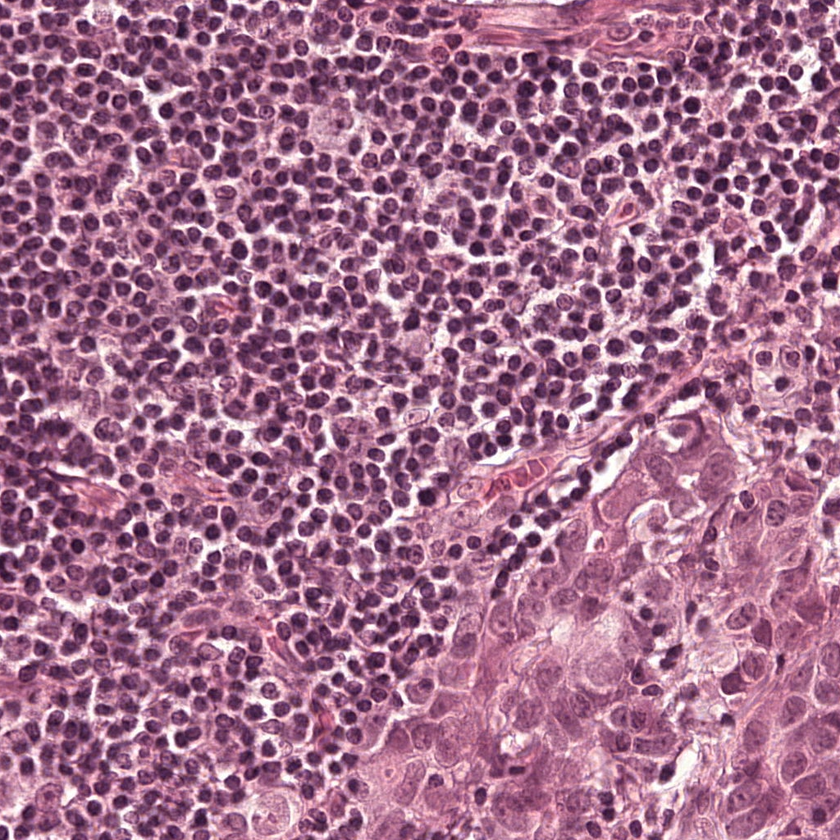
#> input picture datasets-split/plot-samples/1024x1024/tumor/Patch_file_training-tumor-tumor_001.tif_reg_0_row_0_patch_0_x_71145_y_131238_tissue_0.733860969543457_metastatic_0.2003488540649414_w_1024_h_1024.png, 840 x 840 px, shrunk from 1024 x 1024 before the run; its folder holds only this picture in this run
$ python stitch.py
#> lines starting #> are read from the running program, lines starting #| are printed output that depends on the picture
from PIL import Image
import os
from os.path import join
import glob


# ==============================================
#                    DRAW
# ==============================================

def stitch_it(dirin):
    """
    Stitch images.

    :param dirin:
    :return:
    """
#> called with dirin = '512x512'
    delta = 4  # pixels horizontal and vertical space.

    normal = join(dirin, "normal")
    tumor = join(dirin, "tumor")

    nbr = 4  # nbr_images per class
    k = 2  # nb rows
    h, w = [int(t) for t in dirin.split(os.sep)[-1].split("x")]

    tumor_patches = sorted([x for x in glob.glob(join(tumor, "*.png")) if x.split(os.sep)[-1].startswith("Patch_")])
    tumor_masks = sorted([x for x in glob.glob(join(tumor, "*.png")) if x.split(os.sep)[-1].startswith("mask_")])

    img_tumor = Image.new("RGB", (w * nbr + (nbr - 1) * delta, h * k + (nbr - 1) * delta))
#> img_tumor: PIL image 2060x1036 RGB; every value is 0

    for j, patch in enumerate(tumor_patches):
        tmp = Image.open(patch, "r").convert("RGB")
#> tmp is the input picture: PIL image 840x840 RGB; mean R, G, B 164.1, 112.2, 142.4
        img_tumor.paste(tmp, (j * (w + delta), 0), None)
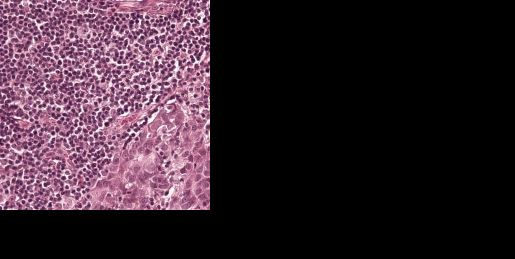
#> img_tumor: PIL image 2060x1036 RGB (shown at 1/4 size); mean R, G, B 54.3, 37.1, 47.1

    for j, mask in enumerate(tumor_masks):
        tmp = Image.open(mask, "r").convert("RGB")
        img_tumor.paste(tmp, (j * (w + delta), h), None)

    img_tumor.save(join(dirin, "tumor.jpeg"), "JPEG")

    normal_patches = sorted([x for x in glob.glob(join(normal, "*.png")) if x.split(os.sep)[-1].startswith("Patch_")])

    img_normal = Image.new("RGB", (w * nbr, h))
#> img_normal: PIL image 2048x512 RGB; every value is 0
    for j, patch in enumerate(normal_patches):
        tmp = Image.open(patch, "r").convert("RGB")
        img_normal.paste(tmp, (j * (w + delta), 0), None)

    img_normal.save(join(dirin, "normal.jpeg"), "JPEG")


if __name__ == "__main__":
    stitch_it("512x512")
    stitch_it("768x768")
#> call 2 of stitch_it, with dirin = '768x768'
#> in stitch_it (call 2), `img_tumor.paste(tmp, (j * (w + delta), 0), None)`:
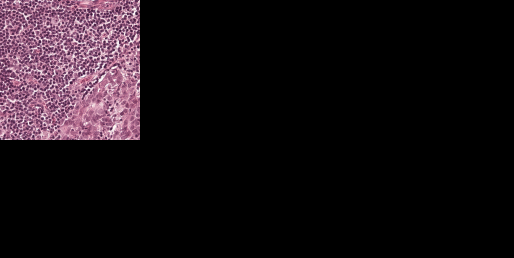
#> img_tumor: PIL image 3084x1548 RGB (shown at 1/6 size); mean R, G, B 24.3, 16.6, 21
    stitch_it("1024x1024")
#> call 3 of stitch_it, with dirin = '1024x1024'
#> in stitch_it (call 3), `img_tumor.paste(tmp, (j * (w + delta), 0), None)`:
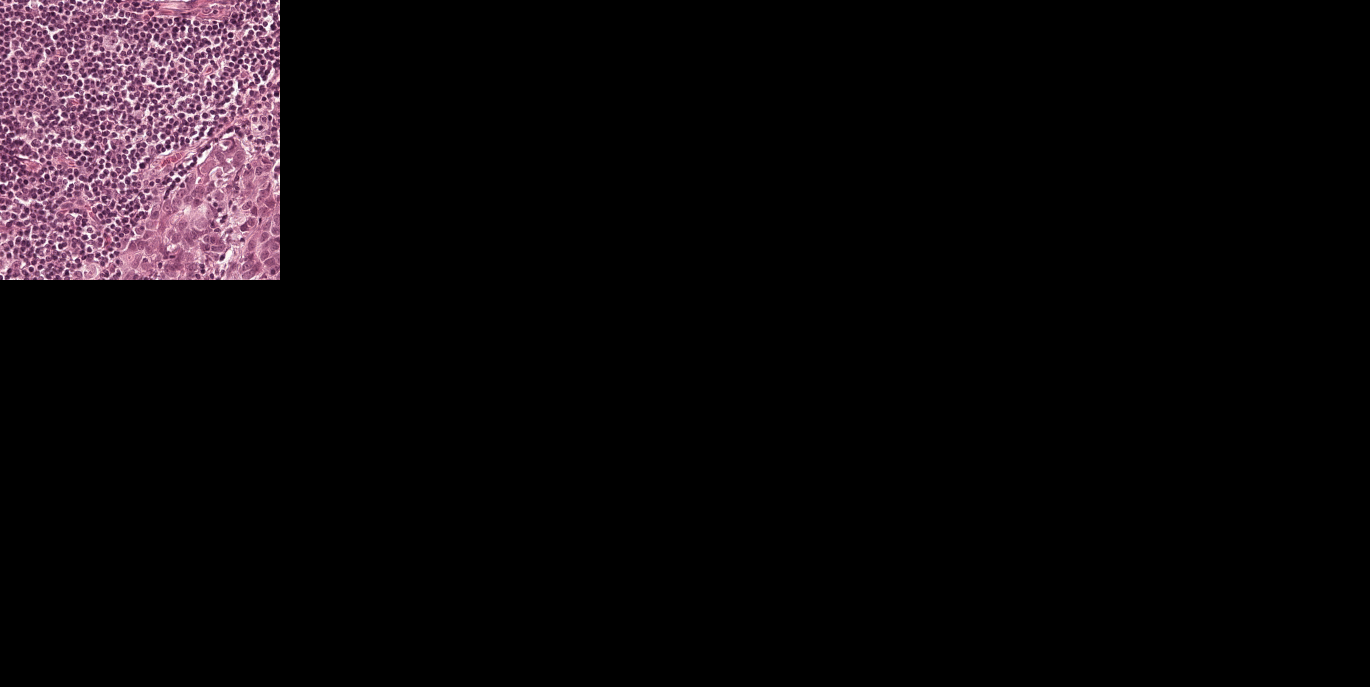
#> img_tumor: PIL image 4108x2060 RGB (shown at 1/3 size); mean R, G, B 13.7, 9.4, 11.9

$ run again, on datasets-split/plot-samples/1024x1024/tumor/Patch_file_training-tumor-tumor_001.tif_reg_0_row_1_patch_0_x_70458_y_132262_tissue_0.8112678527832031_metastatic_0.20067596435546875_w_1024_h_1024.png
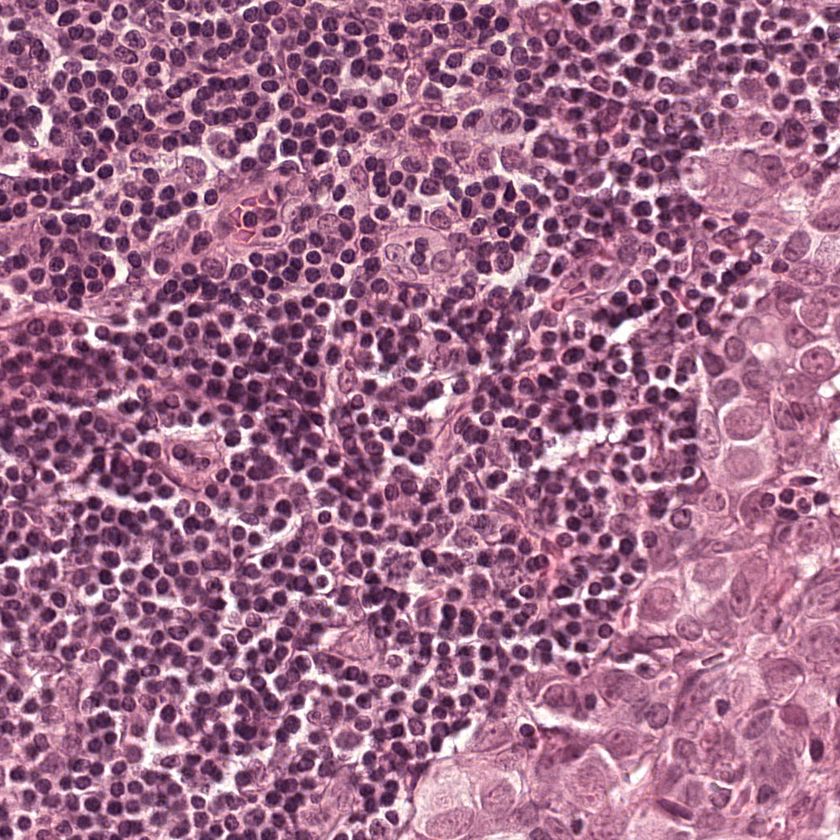
#> input picture datasets-split/plot-samples/1024x1024/tumor/Patch_file_training-tumor-tumor_001.tif_reg_0_row_1_patch_0_x_70458_y_132262_tissue_0.8112678527832031_metastatic_0.20067596435546875_w_1024_h_1024.png, 840 x 840 px, shrunk from 1024 x 1024 before the run
#> in stitch_it, tmp is the input picture: PIL image 840x840 RGB; mean R, G, B 161.6, 108.7, 139.7
#> in stitch_it, `img_tumor.paste(tmp, (j * (w + delta), 0), None)`:
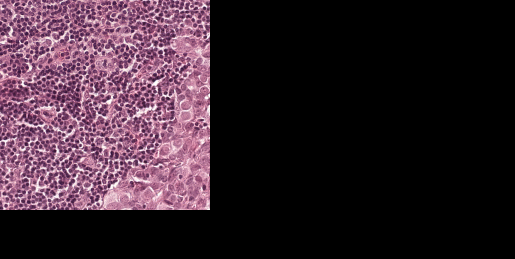
#> img_tumor: PIL image 2060x1036 RGB (shown at 1/4 size); mean R, G, B 53.4, 35.9, 46.2
#> img_normal: PIL image 2048x512 RGB; every value is 0
#> img_normal: PIL image 3072x768 RGB; every value is 0
#> in stitch_it (call 3), `img_tumor.paste(tmp, (j * (w + delta), 0), None)`:
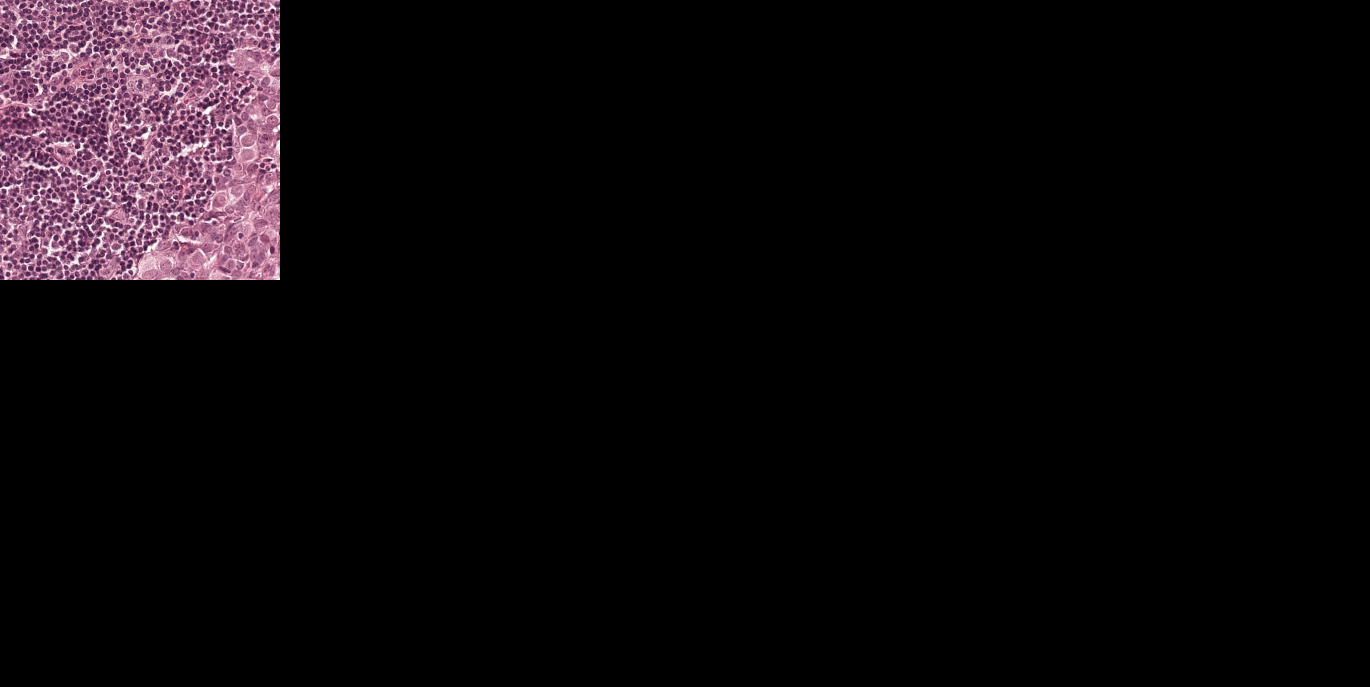
#> img_tumor: PIL image 4108x2060 RGB (shown at 1/3 size); mean R, G, B 13.5, 9.1, 11.6
#> img_normal: PIL image 4096x1024 RGB; every value is 0

$ run again, on datasets-split/plot-samples/1024x1024/tumor/Patch_file_training-tumor-tumor_001.tif_reg_0_row_1_patch_1_x_71482_y_132262_tissue_0.4401216506958008_metastatic_0.5542049407958984_w_1024_h_1024.png
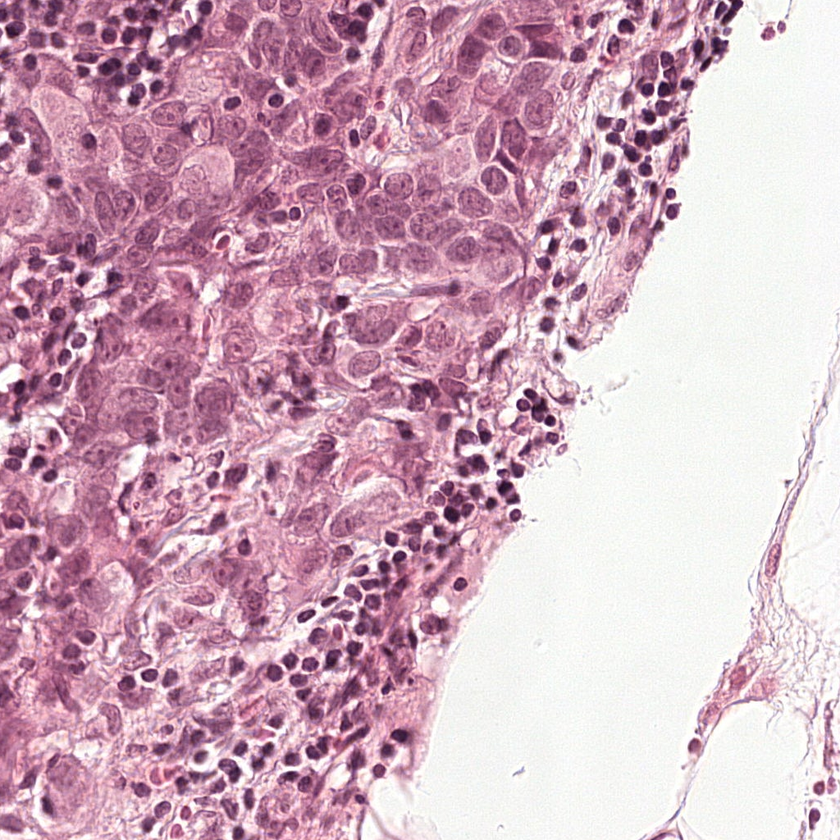
#> input picture datasets-split/plot-samples/1024x1024/tumor/Patch_file_training-tumor-tumor_001.tif_reg_0_row_1_patch_1_x_71482_y_132262_tissue_0.4401216506958008_metastatic_0.5542049407958984_w_1024_h_1024.png, 840 x 840 px, shrunk from 1024 x 1024 before the run
#> in stitch_it, tmp is the input picture: PIL image 840x840 RGB; mean R, G, B 207.1, 171.6, 188.9
#> in stitch_it, `img_tumor.paste(tmp, (j * (w + delta), 0), None)`:
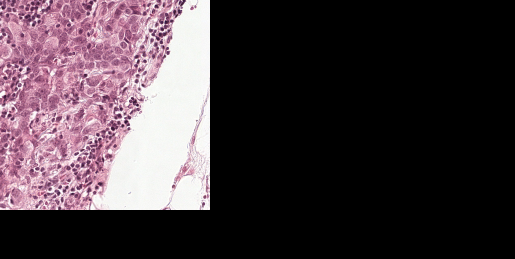
#> img_tumor: PIL image 2060x1036 RGB (shown at 1/4 size); mean R, G, B 68.5, 56.7, 62.5
#> img_normal: PIL image 2048x512 RGB; every value is 0
#> img_normal: PIL image 3072x768 RGB; every value is 0
#> in stitch_it (call 3), `img_tumor.paste(tmp, (j * (w + delta), 0), None)`:
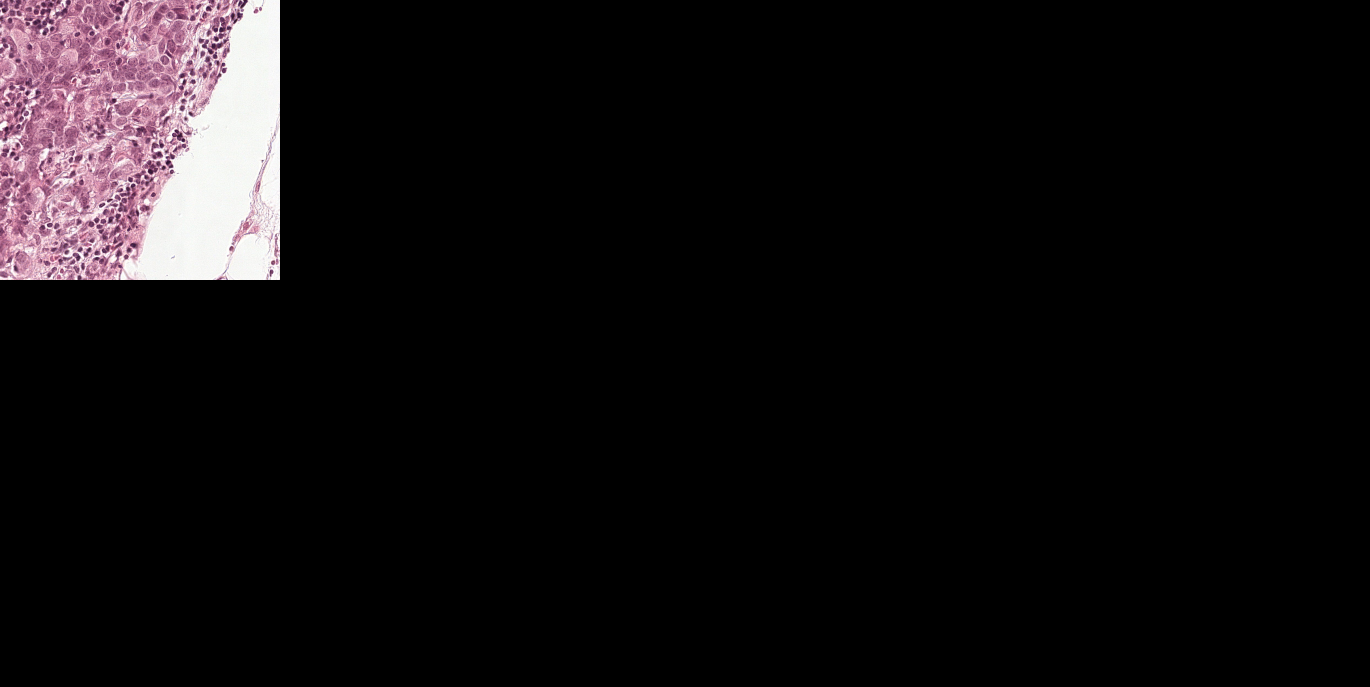
#> img_tumor: PIL image 4108x2060 RGB (shown at 1/3 size); mean R, G, B 17.3, 14.3, 15.8
#> img_normal: PIL image 4096x1024 RGB; every value is 0
